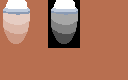

Tiled map render using the project's own tile images. Description and the whole map definition, tile-layer contents included, below:
An orthogonal 8x5 tile map with 16x16 px tiles, 2 tile layers (Calque de Tuiles 1, Calque de Tuiles 2).

<map version="1.10" tiledversion="1.11.2" orientation="orthogonal" renderorder="right-down" width="8" height="5" tilewidth="16" tileheight="16" infinite="0" nextlayerid="4" nextobjectid="1">
 <tileset firstgid="1" source="dungeon_mini.tsx" />
 <layer id="1" name="Calque de Tuiles 1" width="8" height="5">
  <data encoding="csv">
146,146,146,27,28,146,146,147,
146,147,146,43,44,147,146,147,
146,147,147,59,60,147,146,147,
146,147,147,146,147,147,146,147,
146,146,146,146,147,147,147,147
</data>
 </layer>
 <layer id="3" name="Calque de Tuiles 2" width="8" height="5">
  <data encoding="csv">
27,28,0,0,0,0,0,0,
43,44,0,0,0,0,0,0,
59,60,0,0,0,0,0,0,
0,0,0,0,0,0,0,0,
0,0,0,0,0,0,0,0
</data>
 </layer>
</map>
